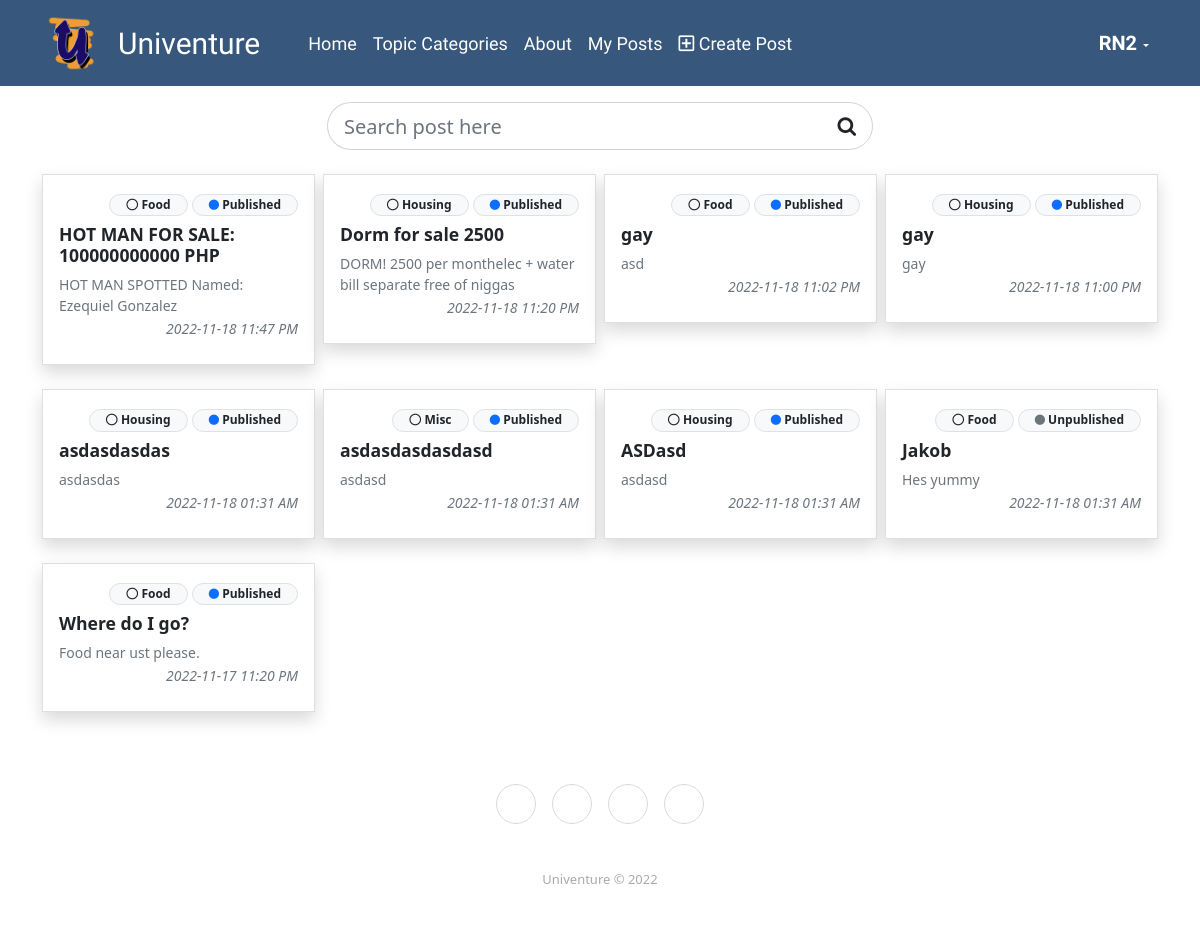
/?p=posts (signed in), run on the app's committed database.
### tables this page shows
CREATE TABLE `post_list` (
  `id` int(30) NOT NULL,
  `user_id` int(30) NOT NULL,
  `category_id` int(30) NOT NULL,
  `title` text NOT NULL,
  `location` text NOT NULL,
  `content` text NOT NULL,
  `status` tinyint(1) NOT NULL DEFAULT 0,
  `delete_flag` tinyint(1) NOT NULL DEFAULT 0,
  `date_created` datetime NOT NULL DEFAULT current_timestamp(),
  `date_updated` datetime NOT NULL DEFAULT current_timestamp() ON UPDATE current_timestamp()
);

CREATE TABLE `category_list` (
  `id` int(30) NOT NULL,
  `name` text NOT NULL,
  `description` text NOT NULL,
  `status` tinyint(1) NOT NULL DEFAULT 1,
  `delete_flag` tinyint(1) NOT NULL DEFAULT 0,
  `date_created` datetime NOT NULL DEFAULT current_timestamp(),
  `date_updated` datetime NOT NULL DEFAULT current_timestamp() ON UPDATE current_timestamp()
);

### classes/DBConnection.php (called while the page is built, shortened)
<?php
class DBConnection{
    private $host = DB_SERVER;
    private $username = DB_USERNAME;
    private $password = DB_PASSWORD;
    private $database = DB_NAME;
    public $conn;
    public function __construct(){
        if (!isset($this->conn)) {
            $this->conn = new mysqli($this->host, $this->username, $this->password, $this->database);
        }
    }
}
?>

### classes/SystemSettings.php (called while the page is built, shortened)
<?php
class SystemSettings extends DBConnection{
	function userdata($field = ''){
		if(!empty($field)){
			if(isset($_SESSION['userdata'][$field]))
				return $_SESSION['userdata'][$field];
			else
				return null;
		}else{
			return false;
		}
	}
	function info($field=''){
		if(!empty($field)){
			if(isset($_SESSION['system_info'][$field]))
				return $_SESSION['system_info'][$field];
			else
				return false;
		}else{
			return false;
		}
	}
}
$_settings = new SystemSettings();
?>

### posts/index.php (the view, shortened to what this page needs)
<section class="py-3">
    <div class="container">
        <div class="row justify-content-center mb-4">
            <div class="col-lg-6 col-md-8 col-sm-12 col-xs-12">
                <div class="input-group input-group-lg" id="search-field">
                    <input type="search" class="form-control form-control-lg  rounded-pill" aria-label="Search Post Input" id="search" placeholder="Search post here">
                    <div class="input-group-append">
                        <span class="input-group-text rounded-pill bg-transparent"><i class="fa fa-search"></i></span>
                    </div>
                </div>
            </div>
        </div>
        <div class="row row-cols-xl-4 row-cols-md-3 row-cols-sm-1 gx-2 gy-2">
            <?php
            $posts = $conn->query("SELECT p.*, c.name as `category` FROM `post_list` p inner join category_list c on p.category_id = c.id where p.user_id = '{$_settings->userdata('id')}' and p.`delete_flag` = 0 order by abs(unix_timestamp(p.date_created)) desc");
            while($row = $posts->fetch_assoc()):
            ?>
            <div class="col post-item">
                <a href="./?p=posts/view_post&id=<?= $row['id'] ?>" class="card rounded-0 shadow text-decoration-none text-reset">
                    <div class="card-body">
                        <div class="mb-2 text-right">
                            <small class="badge badge-light border text-dark rounded-pill px-3"><i class="far fa-circle"></i> <?= $row['category'] ?></small>
                            <?php if($row['status'] == 1): ?>
                                <small class="badge badge-light border text-dark rounded-pill px-3"><i class="fa fa-circle text-primary"></i> Published</small>
                            <?php else: ?>
                                <small class="badge badge-light border text-dark rounded-pill px-3"><i class="fa fa-circle text-secondary"></i> Unpublished</small>
                            <?php endif; ?>
                        </div>
                        <h3 class="card-title w-100 font-weight-bold"><?= $row['title'] ?></h3>
                        <div class="card-text truncate-3 text-muted text-sm"><?= strip_tags($row['content']) ?></div>
                        <div class="mb-2 text-right">
                            <small class="text-muted"><i><?= date("Y-m-d h:i A", strtotime($row['date_created'])) ?></i></small>
                        </div>
                    </div>
                </a>
            </div>
            <?php endwhile; ?>
        </div>
    </div>
</section>

### index.php (shortened to what this page needs)
<?php require_once('config.php'); ?>
<!DOCTYPE html>
<html lang="en">
<?php require_once('inc/header.php') ?>
<body>
<?php require_once('inc/topBarNav.php') ?>
<?php $page = isset($_GET['p']) ? $_GET['p'] : 'home';  ?>
<?php
    if(!file_exists($page.".php") && !is_dir($page)){
        include '404.html';
    }else{
    if(is_dir($page))
        include $page.'/index.php';
    else
        include $page.'.php';
    }
?>
<?php require_once('inc/footer.php') ?>
</body>
</html>

### inc/header.php (shortened to what this page needs)
<head>
    <link rel="stylesheet" href="<?php echo base_url ?>plugins/fontawesome-free/css/all.min.css">
    <link rel="stylesheet" href="<?php echo base_url ?>plugins/tempusdominus-bootstrap-4/css/tempusdominus-bootstrap-4.min.css">
  <link rel="stylesheet" href="<?php echo base_url ?>plugins/datatables-bs4/css/dataTables.bootstrap4.min.css">
  <link rel="stylesheet" href="<?php echo base_url ?>plugins/datatables-responsive/css/responsive.bootstrap4.min.css">
  <link rel="stylesheet" href="<?php echo base_url ?>plugins/datatables-buttons/css/buttons.bootstrap4.min.css">
  <link rel="stylesheet" href="<?php echo base_url ?>plugins/select2/css/select2.min.css">
  <link rel="stylesheet" href="<?php echo base_url ?>plugins/select2-bootstrap4-theme/select2-bootstrap4.min.css">
    <link rel="stylesheet" href="<?php echo base_url ?>plugins/icheck-bootstrap/icheck-bootstrap.min.css">
    <link rel="stylesheet" href="<?php echo base_url ?>plugins/jqvmap/jqvmap.min.css">
    <link rel="stylesheet" href="<?php echo base_url ?>dist/css/adminlte.css">
    <link rel="stylesheet" href="<?php echo base_url ?>dist/css/custom.css">
    <link rel="stylesheet" href="<?php echo base_url ?>assets/css/styles.css">
    <link rel="stylesheet" href="<?php echo base_url ?>plugins/overlayScrollbars/css/OverlayScrollbars.min.css">
    <link rel="stylesheet" href="<?php echo base_url ?>plugins/daterangepicker/daterangepicker.css">
    <link rel="stylesheet" href="<?php echo base_url ?>plugins/summernote/summernote-bs4.min.css">
  <link rel="stylesheet" href="<?php echo base_url ?>plugins/sweetalert2-theme-bootstrap-4/bootstrap-4.min.css">
  </head>

### inc/topBarNav.php (shortened to what this page needs)
<nav class="navbar navbar-light navbar-expand-lg navigation-clean-button" style="color: rgb(51, 51, 51);background: #37577c;">
            <div class="container"><a class="navbar-brand" href="#" style="color: rgb(255,255,255);font-family: Blinker, sans-serif;font-size: 24px;"><img src="../univ/uploads/logo.png" style="height: 60px;">
                <a class="navbar-brand text-white" style="color: var(--bs-white);font-family: Blinker, sans-serif;font-size: 30px;" href="./">
                <?php echo $_settings->info('short_name') ?>
                </a>
                <div class="collapse navbar-collapse" id="navbarSupportedContent">
                    <ul class="navbar-nav me-auto mb-2 mb-lg-0 ms-lg-4">
                        <li class="nav-item"><a class="nav-link text-white" aria-current="page" style="color: var(--bs-white);font-family: Blinker, sans-serif;font-size: 18px;" href="./">Home</a></li>
                        <li class="nav-item"><a class="nav-link text-white" aria-current="page"style="color: var(--bs-white);font-family: Blinker, sans-serif;font-size: 18px;" href="./?p=categories">Topic Categories</a></li>
                        <li class="nav-item"><a class="nav-link text-white" style="color: var(--bs-white);font-family: Blinker, sans-serif;font-size: 18px;" href="./?p=about">About</a></li>
                        <?php if($_settings->userdata('id') != '' && $_settings->userdata('type') == 2): ?>
                        <li class="nav-item"><a class="nav-link text-white" aria-current="page" style="color: var(--bs-white);font-family: Blinker, sans-serif;font-size: 18px;" href="./?p=posts">My Posts</a></li>
                        <li class="nav-item"><a class="nav-link text-white" aria-current="page" style="color: var(--bs-white);font-family: Blinker, sans-serif;font-size: 18px;" href="./?p=posts/manage_post"><i class="far fa-plus-square"></i> Create Post</a></li>
                        <?php endif; ?>
                    </ul>
                    <div class="d-flex align-items-center">
                        <?php if($_settings->userdata('id') > 0 && $_settings->userdata('type') == 2): ?>
                          <div class="btn-group">
                            <button type="button" class="btn btn-rounded badge badge-light dropdown-toggle dropdown-icon user-dd" data-toggle="dropdown">
                              <span class="ml-3" style="color: var(--bs-white);font-family: Blinker, sans-serif;font-size: 20px;" ><?php echo ($_settings->userdata('username')) ?></span>
                            </button>
                        </div>
                        <?php else: ?>
                        <a class="font-weight-bolder text-light pr-3 mx-2 text-decoration-none border-right" href="./login.php">Login</a>
                        <a class="font-weight-bolder text-light pr-3 mx-2 text-decoration-none " href="./register.php">Register</a>
                        <?php endif; ?>
                    </div>
                </div>
            </div>
        </nav>

### inc/footer.php (shortened to what this page needs)
<footer class="footer-basic">
        <div id="contact" class="social"><a href="#"></a><a href="#"></a><a href="#"></a><a href="#"></a></div>
        <p class="copyright">Univenture © 2022</p>
    </footer>
    <link rel="stylesheet" href="https://cdnjs.cloudflare.com/ajax/libs/font-awesome/4.7.0/css/font-awesome.min.css">
    <link rel="stylesheet" href="https://cdnjs.cloudflare.com/ajax/libs/ionicons/2.0.1/css/ionicons.min.css">
    <link rel="stylesheet" href="https://cdnjs.cloudflare.com/ajax/libs/material-design-icons/3.0.1/iconfont/material-icons.min.css">

### posts/index.php (style rules this page uses)
#search-field .form-control.rounded-pill { border-top-right-radius:0 !important; border-bottom-right-radius:0 !important; border-right:none !important }
#search-field .input-group-text.rounded-pill { border-top-left-radius:0 !important; border-bottom-left-radius:0 !important; border-right:left !important }
.post-item { transition:all .2s ease-in-out; }

### data on the page
post_list: category.name "Food", status 1 (drawn), title "HOT MAN FOR SALE: 100000000000 PHP", content "HOT MAN SPOTTED Named: Ezequiel Gonzalez", date_created "2022-11-18 11:47 PM"
post_list: category.name "Housing", status 1 (drawn), title "Dorm for sale 2500", content "DORM! 2500 per monthelec + water bill separate free of niggas", date_created "2022-11-18 11:20 PM"
post_list: category.name "Food", status 1 (drawn), title "gay", content "asd", date_created "2022-11-18 11:02 PM"
post_list: category.name "Housing", status 1 (drawn), title "gay", content "gay", date_created "2022-11-18 11:00 PM"
post_list: category.name "Housing", status 1 (drawn), title "asdasdasdas", content "asdasdas", date_created "2022-11-18 01:31 AM"
post_list: category.name "Misc", status 1 (drawn), title "asdasdasdasdasd", content "asdasd", date_created "2022-11-18 01:31 AM"
post_list: category.name "Housing", status 1 (drawn), title "ASDasd", content "asdasd", date_created "2022-11-18 01:31 AM"
post_list: category.name "Food", status 0 (drawn), title "Jakob", content "Hes yummy", date_created "2022-11-18 01:31 AM"
post_list: category.name "Food", status 1 (drawn), title "Where do I go?", content "Food near ust please.", date_created "2022-11-17 11:20 PM"

### other printed values
$_settings->info('short_name') "Univenture"
$_settings->userdata('username') "RN2"
